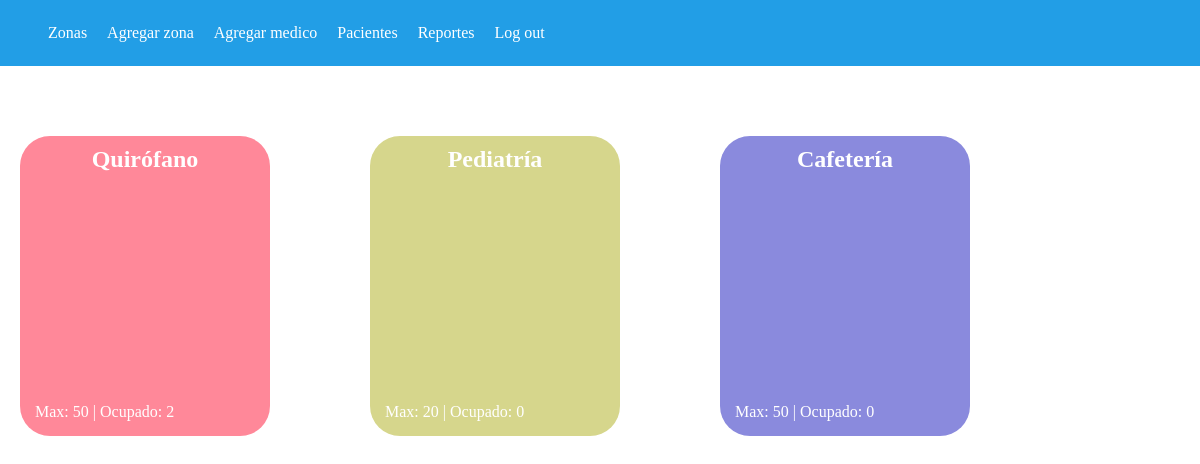
The app's page / (signed in), older data.
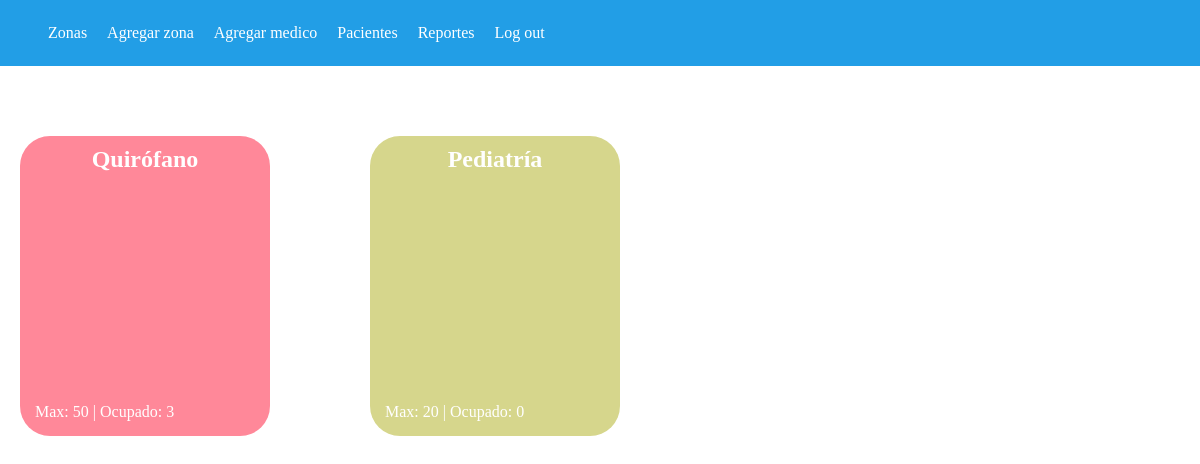
The same page, newer data.
### administracion/models.py (models this page shows, shortened)
class Zona(models.Model):
    nombre_zona = models.CharField(max_length=50)
    cant_pacientes = models.IntegerField()

### main/views.py (the view)
# urls.py: path('', views.home, name="home") # URL Pagina principal
def home(request):
    zonas = models.Zona.objects.all()
    for zona in zonas:
        zona.cantidad_actual_pacientes = zona.paciente_set.count()
    return render(request, 'home.html',{
        'zonas': zonas
    })

### main/templates/home.html (shortened to what this page needs)
{% extends 'base.html' %} {% load static %}
    {% block content %}
    <div class="zonas">
      {% for zona in zonas %}
        <a href="{% url 'detalle_zona' zona.id %}" class="zona {{zona.nombre_zona}}">
          <h2>{{zona.nombre_zona}}</h2>
          <p>Max: {{zona.cant_pacientes}} | Ocupado: {{zona.cantidad_actual_pacientes}}</p>
        </a>
      {% endfor %}
    </div>
    {% endblock content %}

Row changes from the older to the newer data that the page shows:
removed Zona: nombre_zona "Cafetería", cant_pacientes "50", cantidad_actual_pacientes "0"
computed for Zona "Quirófano": cantidad_actual_pacientes "2" → "3"
